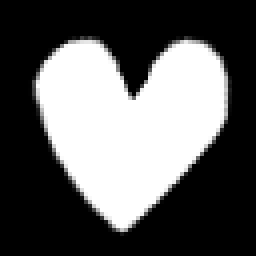
#> input picture templates/heart.png, 64 x 64 px (shown 4 times larger)
$ python main.py
#> lines starting #> are read from the running program, lines starting #| are printed output that depends on the picture; after the words box and inside, x2 and y2 are one past the last pixel; in counts of white or black regions, pixels touching at a corner belong together

import os
import cv2
import time
import numpy as np

FONT = cv2.FONT_HERSHEY_PLAIN
BLUE = (255, 0, 0)
CYAN = (255, 255, 0)
RESOLUTION = 100
SAMPLES = np.arange(RESOLUTION) / RESOLUTION

def extract_contours(image):
    gray = image[:, :, 0]
    _, binary = cv2.threshold(gray, 180, 255, cv2.THRESH_BINARY)
    contours, _ = cv2.findContours(binary, cv2.RETR_EXTERNAL, cv2.CHAIN_APPROX_NONE)
    return contours

def extract_feature(contour, area):
    ps = contour[:, 0, 0] + contour[:, 0, 1] * 1j
    # Normalize position
    ps -= np.mean(ps)
    # Normalize area
    ps *= (100 / area) ** 0.5
    # Normalize perimeter
    ps = np.interp(SAMPLES, np.arange(len(ps)) / len(ps), ps)
    # Normaluze rotation
    ps = np.abs(np.fft.fft(ps))
    return ps

def score(a, b):
    return np.absolute(a - b).sum()

templates = []
for file in os.listdir("templates"):
    name = file.split(".")[0]
    image = cv2.imread(f"templates/{file}")
#> image is the input picture: shape (64, 64, 3); min 0, max 255, mean 94.4
    contour = extract_contours(image)[0]
#> in extract_contours, `_, binary = cv2.threshold(gray, 180, 255, cv2.THRESH_BINARY)`:
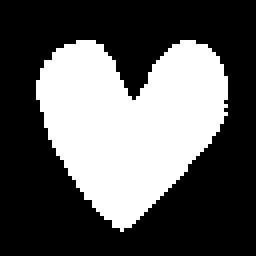
#> binary: shape (64, 64) (shown 4 times larger); 36.2% white; 1 white region
#> in extract_contours, `contours, _ = cv2.findContours(binary, cv2.RETR_EXTERNAL, cv2.CHAIN_AP..`: contours = 1 contour; box (x1, y1, x2, y2) and area: (9, 10, 57, 58) 1410
#> contour = contour of 143 points, box (x1, y1, x2, y2) (9, 10, 57, 58), area 1410
    area = cv2.contourArea(contour)
#> area = 1409.5
    templates.append((name, extract_feature(contour, area)))
#> in extract_feature, `ps = np.abs(np.fft.fft(ps))`: ps = 100 values, max 543.7 at index 99, min 0.0532 at index 29, mean 10.49

video = cv2.VideoCapture("video.mp4")
average = 0
total = 0
while True:
    retval, image = video.read()
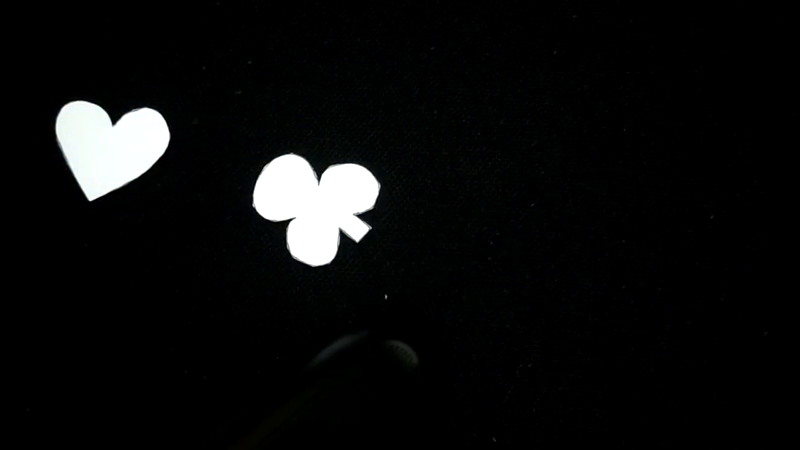
#> input picture frame 165 of video.mp4, 800 x 450 px
#> image is the input picture: shape (450, 800, 3); mean B, G, R 12.5, 12.7, 11.9
    if not retval: break
    start_time = time.perf_counter()
    for contour in extract_contours(image):
#> in extract_contours (call 2), `_, binary = cv2.threshold(gray, 180, 255, cv2.THRESH_BINARY)`:
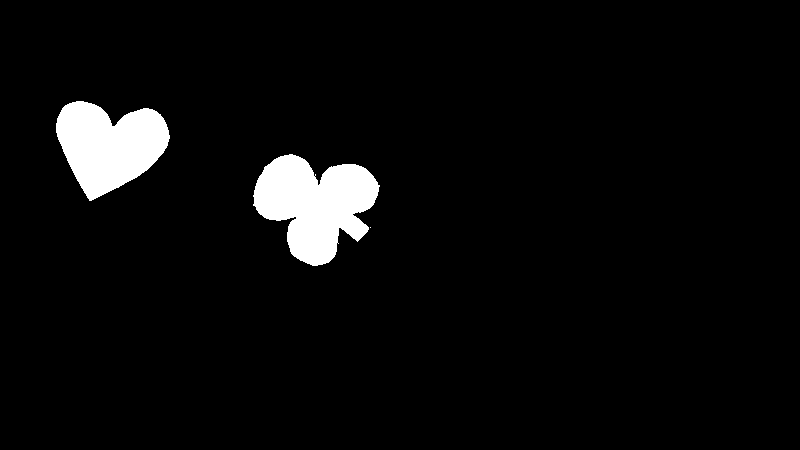
#> binary: shape (450, 800); 4.5% white; 3 white regions (1 under 20 px)
#> in extract_contours (call 2), `contours, _ = cv2.findContours(binary, cv2.RETR_EXTERNAL, cv2.CHAIN_AP..`: contours = 3 contours, 1 with area under 20; largest, box (x1, y1, x2, y2) and area: (253, 154, 380, 266) 8586, (56, 101, 170, 201) 7262
        area = cv2.contourArea(contour)
        if area < 300: continue
        feature = extract_feature(contour, area)
        scores = [score(feature, template) for _, template in templates]
        index = np.argmin(scores)
        if scores[index] > 350: continue
        x, y, w, h = cv2.boundingRect(contour)
        name = templates[index][0]
        point_a = (x - 6, y - 6)
        point_b = (x + w + 6, y + h + 6)
        image = cv2.rectangle(image, point_a, point_b, BLUE, 3)
        image = cv2.putText(image, name, point_a, FONT, 1.5, CYAN, 2, 1)
#> this loop made 3 passes
#> pass 3, `image = cv2.rectangle(image, point_a, point_b, BLUE, 3)`:
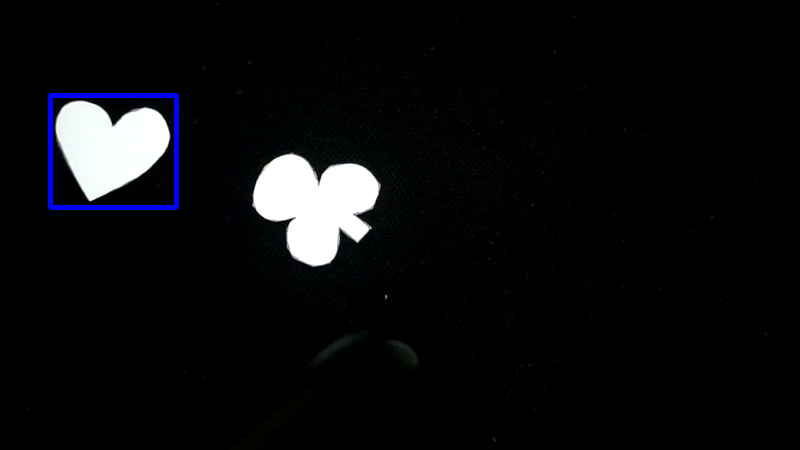
#> image: shape (450, 800, 3); 0.66% of pixels changed, all inside (x1, y1, x2, y2) = (48, 93, 179, 210)
    end_time = time.perf_counter()
    elapsed = (end_time - start_time) * 1000000
    image = cv2.putText(image, f"{int(average)} us", (50, 50), cv2.FONT_HERSHEY_SIMPLEX, 1, (255, 255, 255), 2)
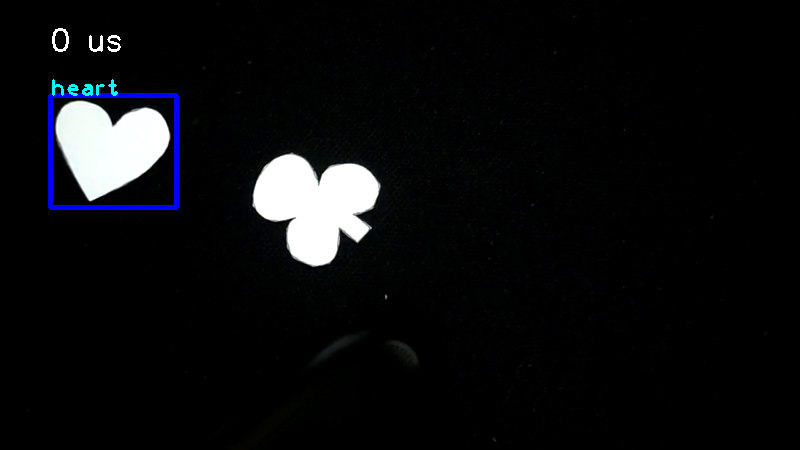
#> image: shape (450, 800, 3); mean B, G, R 14.7, 13.2, 12.2
    new_total = total + 1
    average = average * (total / new_total) + elapsed / new_total
    total = new_total
    cv2.imshow("Video", image)
    cv2.waitKey(20)
cv2.waitKey()
video.release()

print(f"Average speed: {int(average)} us")
